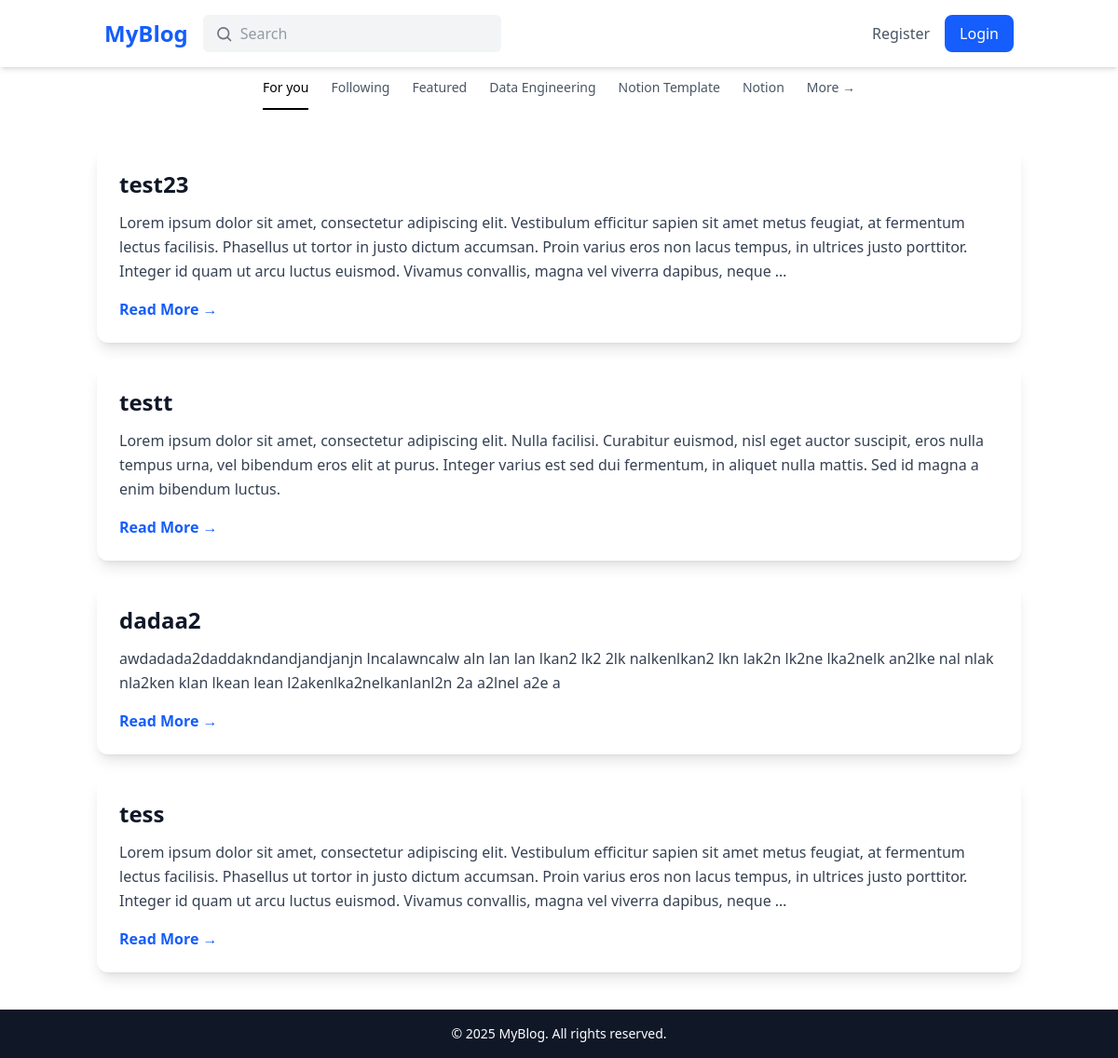
The app's page /, older data.
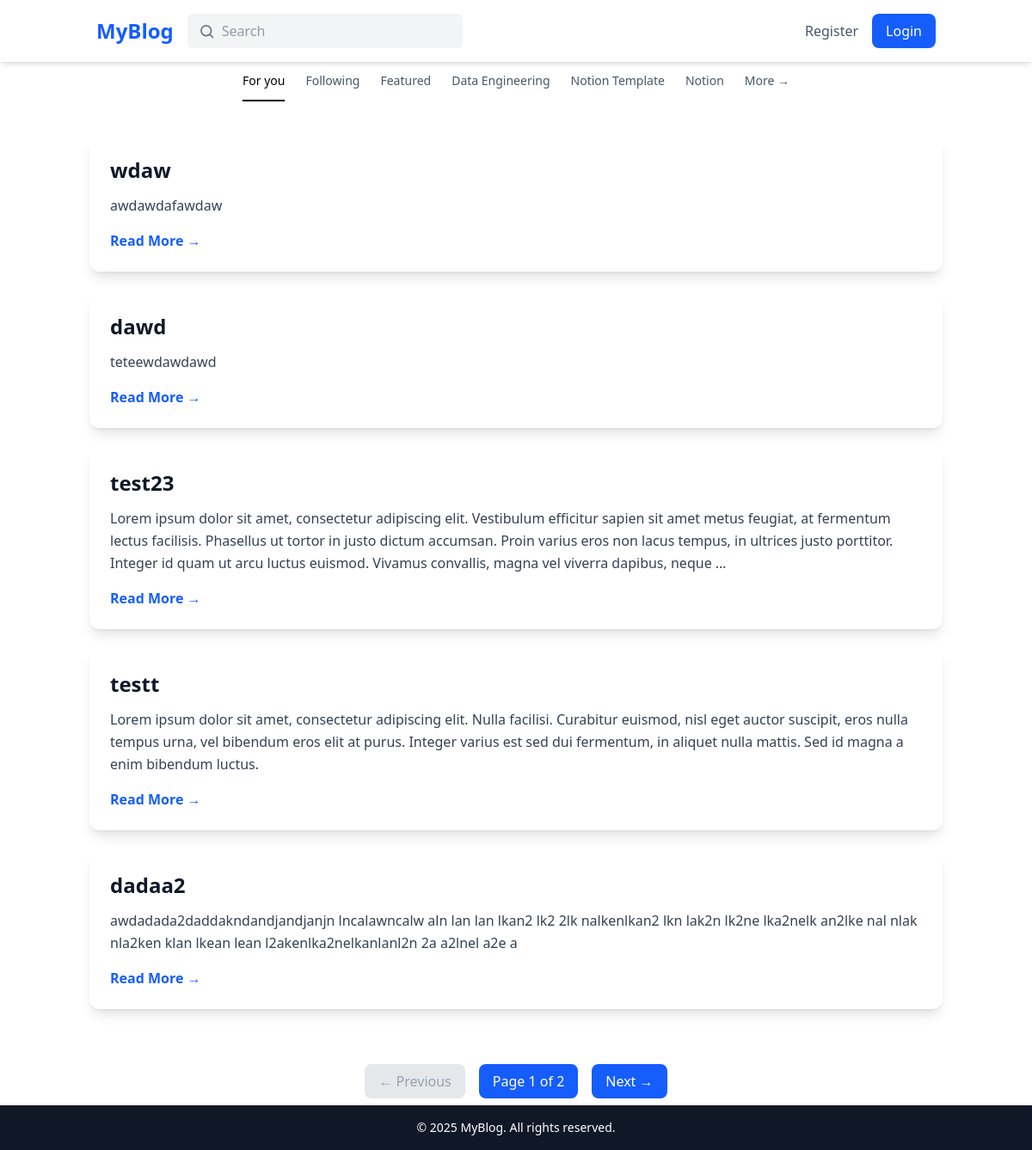
The same page, newer data.
### apps/blog/models.py (models this page shows)
class Post(BaseModel):
    title = models.CharField(max_length=100)
    content = models.TextField()
    views = models.IntegerField(default=0)

### apps/blog/views.py (the view)
# urls.py: path('', HomePageListView.as_view(), name='home'),
class HomePageListView(ListView):
    model = Post
    context_object_name = 'posts'
    template_name = 'home.html'
    paginate_by = 5
    ordering = ['-created_at']
    def get_context_data(
            self, *, object_list=..., **kwargs
    ):
        context = super(HomePageListView, self).get_context_data(**kwargs)
        context['user'] = self.request.user
        return context

### templates/home.html (shortened to what this page needs)
{% extends 'base.html' %}
{% block navbar %}
    {% include 'navbar.html' with user=user %}
{% endblock %}
{% block content %}
    <div class="flex flex-col min-h-screen">
        {% include 'scroll-bar.html' %}
        <main class="flex-grow container mx-auto px-4 py-10">
            {% if posts %}
                <div class="grid grid-cols-1 gap-6">
                    {% for post in posts %}
                        {% include 'post_card.html' with post=post %}
                    {% endfor %}
                </div>
            {% else %}
                <p class="text-gray-500 text-center">No posts available. Check back later!</p>
            {% endif %}
        </main>
        {% if is_paginated %}
            {% include 'pagination.html' %}
        {% endif %}
        <footer class="bg-gray-900 text-white text-center py-4">
            <p class="text-sm">&copy; 2025 MyBlog. All rights reserved.</p>
        </footer>
    </div>
{% endblock %}

### templates/post_card.html
<div class="bg-white rounded-xl shadow-lg p-6 max-w-10xl max-h-full">
    <h3 class="text-2xl font-bold text-gray-900 hover:text-blue-600 transition-colors duration-300">
        <a href="{% url 'post' post.id %}">{{ post.title }}</a>
    </h3>
    <p class="text-gray-700 mt-3 leading-relaxed break-words line-clamp-3">
        {{ post.content|truncatewords:50 }}
    </p>
    <a href="{% url 'post' post.id %}"
       class="mt-4 inline-block text-blue-600 font-semibold hover:text-blue-800 transition-colors duration-300">
        Read More →
    </a>
</div>

Row changes from the older to the newer data that the page shows:
no longer on this page (row unchanged): Post: title "tess", content "Lorem ipsum dolor sit amet, consectetur adipiscing elit. Vestibulum efficitur sapien sit amet metus feugiat, at fermentum lectus facilisis. Phasellus ut tortor in justo dictum accumsan. Proin varius eros non lacus tempus, in ultrices justo porttitor. Integer id quam ut arcu luctus euismod. Vivamus convallis, magna vel viverra dapibus, neque …"
added Post: title "wdaw", content "awdawdafawdaw"
added Post: title "dawd", content "teteewdawdawd"
Text that changed along with them:
{{ page_obj.number }}: (not shown) → "1"
{{ page_obj.paginator.num_pages }}: (not shown) → "2"
text now shown: "← Previous Page of Next →"
